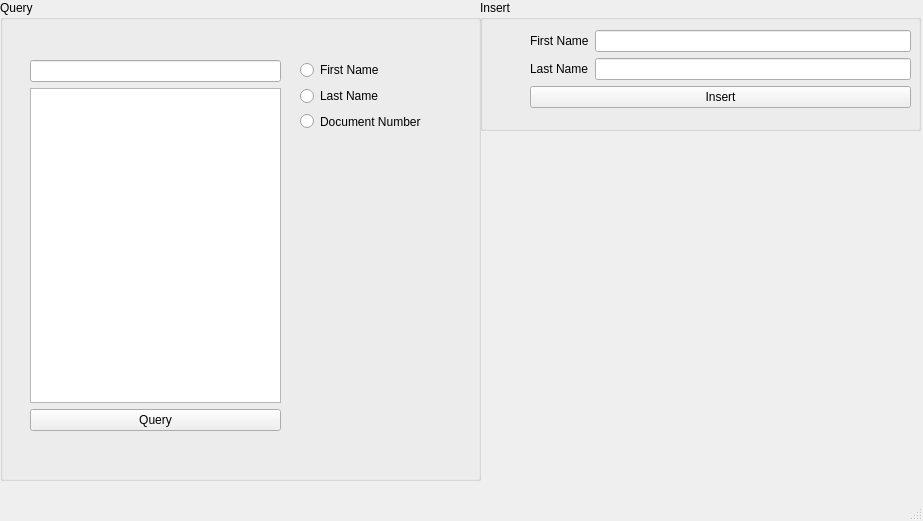
<?xml version="1.0" encoding="UTF-8"?>
<ui version="4.0">
 <class>MainWindow</class>
 <widget class="QMainWindow" name="MainWindow">
  <property name="geometry">
   <rect>
    <x>0</x>
    <y>0</y>
    <width>923</width>
    <height>521</height>
   </rect>
  </property>
  <property name="windowTitle">
   <string>MainWindow</string>
  </property>
  <widget class="QWidget" name="centralwidget">
   <widget class="QGroupBox" name="groupBox">
    <property name="geometry">
     <rect>
      <x>0</x>
      <y>0</y>
      <width>481</width>
      <height>481</height>
     </rect>
    </property>
    <property name="title">
     <string>Query</string>
    </property>
    <widget class="QWidget" name="verticalLayoutWidget">
     <property name="geometry">
      <rect>
       <x>30</x>
       <y>60</y>
       <width>251</width>
       <height>371</height>
      </rect>
     </property>
     <layout class="QVBoxLayout" name="verticalLayout">
      <item>
       <widget class="QLineEdit" name="txtSearch"/>
      </item>
      <item>
       <widget class="QListView" name="lvwData"/>
      </item>
      <item>
       <widget class="QPushButton" name="btnQuery">
        <property name="text">
         <string>Query</string>
        </property>
       </widget>
      </item>
     </layout>
    </widget>
    <widget class="QWidget" name="verticalLayoutWidget_3">
     <property name="geometry">
      <rect>
       <x>300</x>
       <y>60</y>
       <width>161</width>
       <height>71</height>
      </rect>
     </property>
     <layout class="QVBoxLayout" name="verticalLayout_3">
      <item>
       <widget class="QRadioButton" name="rbtFirstName">
        <property name="text">
         <string>First Name</string>
        </property>
        <attribute name="buttonGroup">
         <string notr="true">buttonGroup</string>
        </attribute>
       </widget>
      </item>
      <item>
       <widget class="QRadioButton" name="rbtLastName">
        <property name="text">
         <string>Last Name</string>
        </property>
        <attribute name="buttonGroup">
         <string notr="true">buttonGroup</string>
        </attribute>
       </widget>
      </item>
      <item>
       <widget class="QRadioButton" name="rbtId">
        <property name="text">
         <string>Document Number</string>
        </property>
        <attribute name="buttonGroup">
         <string notr="true">buttonGroup</string>
        </attribute>
       </widget>
      </item>
     </layout>
    </widget>
   </widget>
   <widget class="QGroupBox" name="groupBox_2">
    <property name="geometry">
     <rect>
      <x>480</x>
      <y>0</y>
      <width>441</width>
      <height>131</height>
     </rect>
    </property>
    <property name="title">
     <string>Insert</string>
    </property>
    <widget class="QWidget" name="verticalLayoutWidget_2">
     <property name="geometry">
      <rect>
       <x>50</x>
       <y>30</y>
       <width>381</width>
       <height>79</height>
      </rect>
     </property>
     <layout class="QVBoxLayout" name="verticalLayout_2">
      <item>
       <layout class="QGridLayout" name="gridLayout_3">
        <item row="0" column="2">
         <widget class="QLineEdit" name="txtFirstName"/>
        </item>
        <item row="0" column="1">
         <widget class="QLabel" name="label">
          <property name="text">
           <string>First Name</string>
          </property>
         </widget>
        </item>
        <item row="1" column="2">
         <widget class="QLineEdit" name="txtLastName"/>
        </item>
        <item row="1" column="1">
         <widget class="QLabel" name="label_2">
          <property name="text">
           <string>Last Name</string>
          </property>
         </widget>
        </item>
       </layout>
      </item>
      <item>
       <widget class="QPushButton" name="btnInsert">
        <property name="text">
         <string>Insert</string>
        </property>
       </widget>
      </item>
     </layout>
    </widget>
   </widget>
  </widget>
  <widget class="QMenuBar" name="menubar">
   <property name="geometry">
    <rect>
     <x>0</x>
     <y>0</y>
     <width>923</width>
     <height>21</height>
    </rect>
   </property>
  </widget>
  <widget class="QStatusBar" name="statusbar"/>
 </widget>
 <resources/>
 <connections/>
 <buttongroups>
  <buttongroup name="buttonGroup"/>
 </buttongroups>
</ui>
